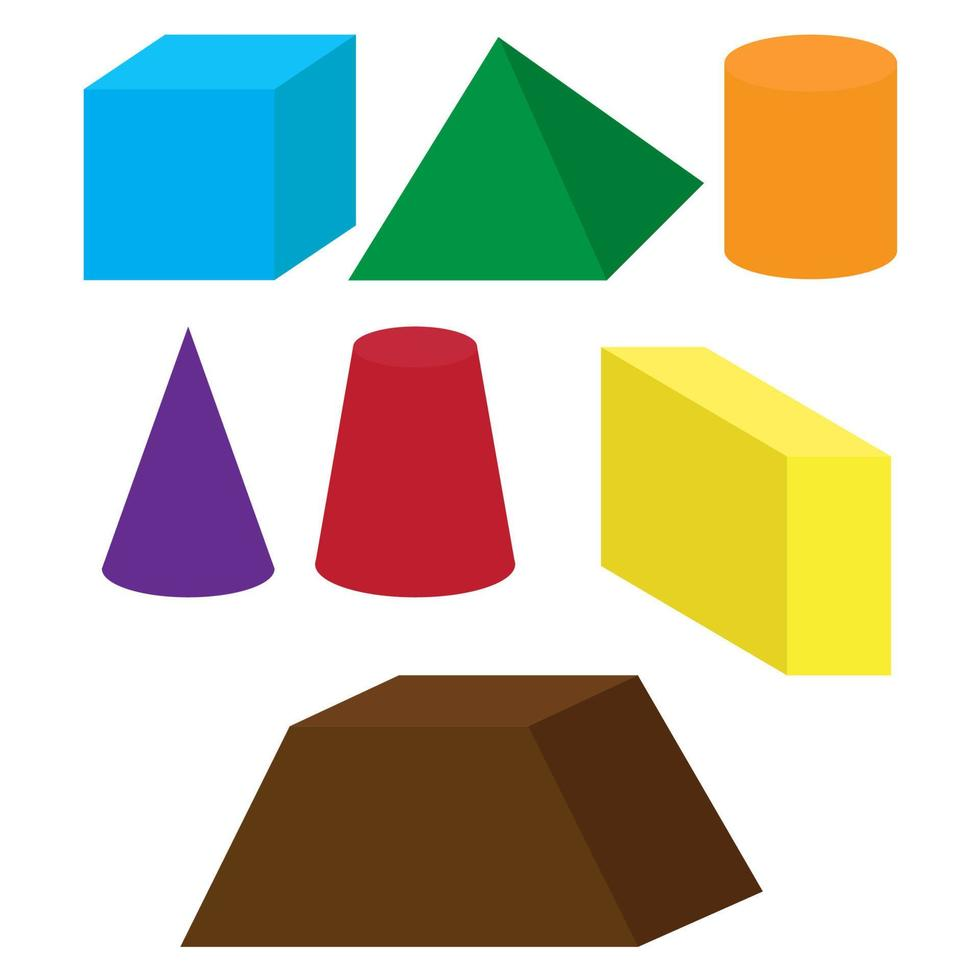
#> input picture imagenes/original/objetos5.jpg, 980 x 980 px, found by its file name
$ jupyter execute --allow-errors momentos.ipynb
#> lines starting #> are read from the running program, lines starting #| are printed output that depends on the picture; after the words box and inside, x2 and y2 are one past the last pixel; in counts of white or black regions, pixels touching at a corner belong together
[cell 1]
import cv2
import numpy as np
import matplotlib.pyplot as plt

ruta = r"D:\Franz Caballero\Procesamiento de imagenes\Actividades\Ejercicios python\unidad2\ultimoLAB\colores.jpg"
imagen = cv2.imread(ruta)
#> (the rest of this cell did not finish here and is left out)

Practica Individual

[cell 2]
import cv2
import numpy as np
import matplotlib.pyplot as plt

ruta = r"D:\Franz Caballero\Procesamiento de imagenes\Actividades\Ejercicios python\imagenes\original\objetos5.jpg"
imagen = cv2.imread(ruta)
#> imagen is the input picture: shape (980, 980, 3); mean B, G, R 176.3, 196.2, 196.8
gray = cv2.cvtColor(imagen, cv2.COLOR_BGR2GRAY)
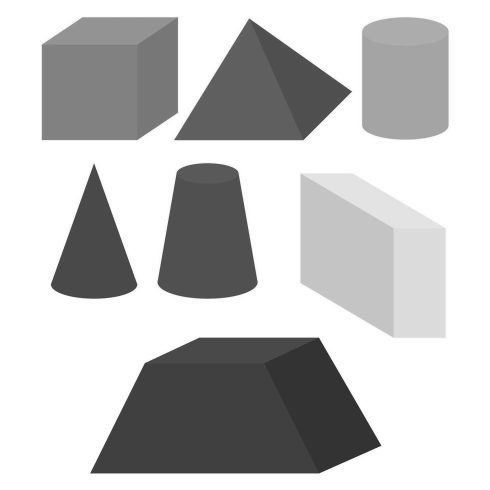
#> gray: shape (980, 980) (shown at 1/2 size); min 26, max 255, mean 194.1

ret, bin = cv2.threshold(gray, 200, 255, cv2.THRESH_BINARY_INV)
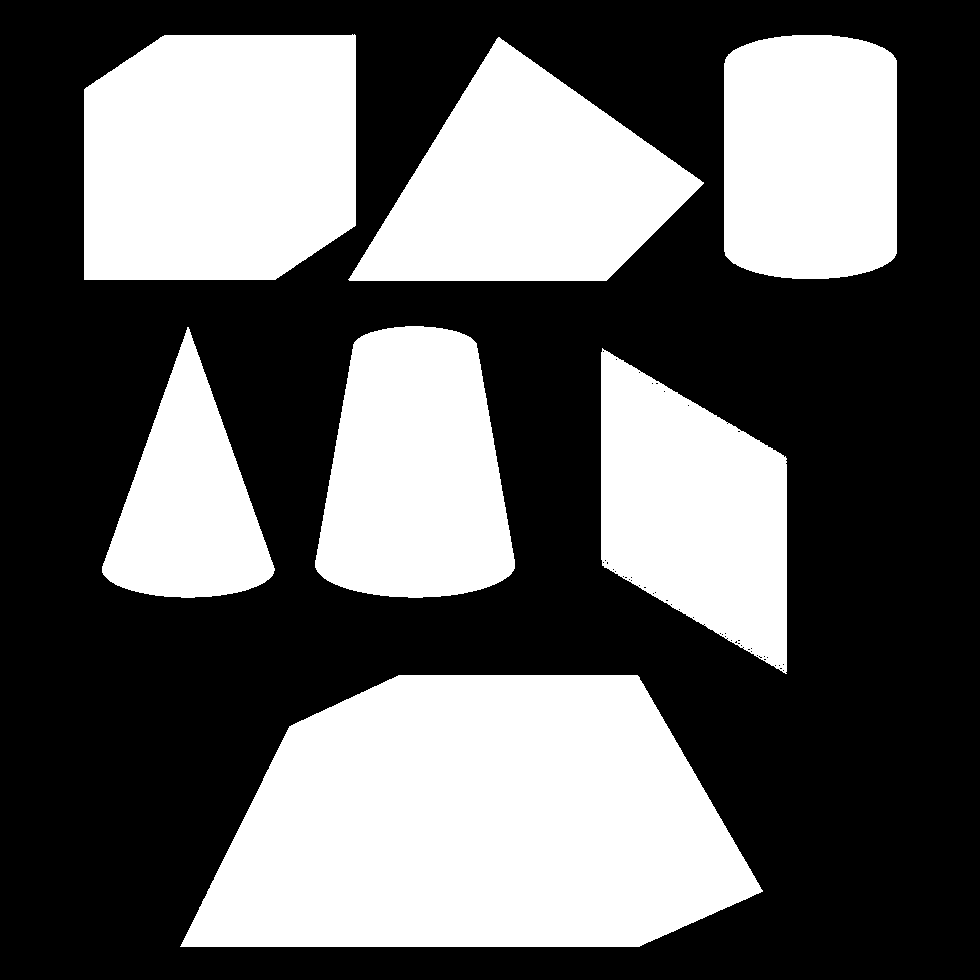
#> bin: shape (980, 980); 39.6% white; 7 white regions

contornos, jerarquia = cv2.findContours(bin, cv2.RETR_EXTERNAL, cv2.CHAIN_APPROX_SIMPLE)
#> contornos = 7 contours; box (x1, y1, x2, y2) and area: (180, 675, 763, 947) 120454, (84, 34, 356, 280) 61804, (348, 37, 704, 281) 48506, (315, 326, 515, 598) 42226, (601, 348, 787, 674) 40030, (724, 35, 897, 279) 39780, (102, 327, 275, 598) 24648; jerarquia = [[1, -1, -1, -1], [2, 0, -1, -1], [3, 1, -1, -1], [4, 2, -1, -1], [5, 3, -1, -1], [6, 4, -1, -1], [-1, 5, -1, -1]]

for i in range(len(contornos)):
    cnt = contornos[i]

    M = cv2.moments(cnt)
    hu = cv2.HuMoments(M)

    if M['m00'] != 0:
        cx = int(M["m10"] / M["m00"])
        cy = int(M["m01"] / M["m00"])
    else:
        cx, cy = 0, 0

    epsilon = 0.02 * cv2.arcLength(cnt, True)
    approx = cv2.approxPolyDP(cnt, epsilon, True)
    vertices = len(approx)

    if vertices == 3:
        forma = "Triangulo"
    elif vertices == 4:
        x, y, w, h = cv2.boundingRect(approx)
        aspect_ratio = float(w) / h
        if 0.95 <= aspect_ratio <= 1.05:
            forma = "Cuadrado"
        else:
            forma = "Rectangulo"
    elif vertices > 4:
        forma = "Circulo"
    else:
        forma = "Desconocido"

    cv2.drawContours(imagen, [approx], -1, (0, 255, 0), 2)
    cv2.circle(imagen, (cx, cy), 2, (0, 0, 255), -1)
    cv2.putText(imagen, forma, (cx + 10, cy),
                cv2.FONT_HERSHEY_SIMPLEX, 2, (255, 0, 0), 2)

    print(f"Figura {i+1}\nTipo: {forma},Vertices: {vertices},Centroide: ({cx}, {cy}),Hu: {[round(v[0],4) for v in hu]}")
#> this loop made 7 passes
#> (cx, cy, epsilon, approx, vertices, x, y, w) on passes 2, 3, 5: (693, 510, 18.03, [[602, 348], [602, 565], [786, 673], [785, 456]], 4, 602, 348, 185), (187, 502, 15.11, [[187, 327], [102, 572], [194, 597], [274, 568]], 4, 102, 327, 173), (525, 187, 19.32, [[703, 182], [498, 37], [348, 279], [606, 280]], 4, 348, 37, 356)
#> (printed output is left out)
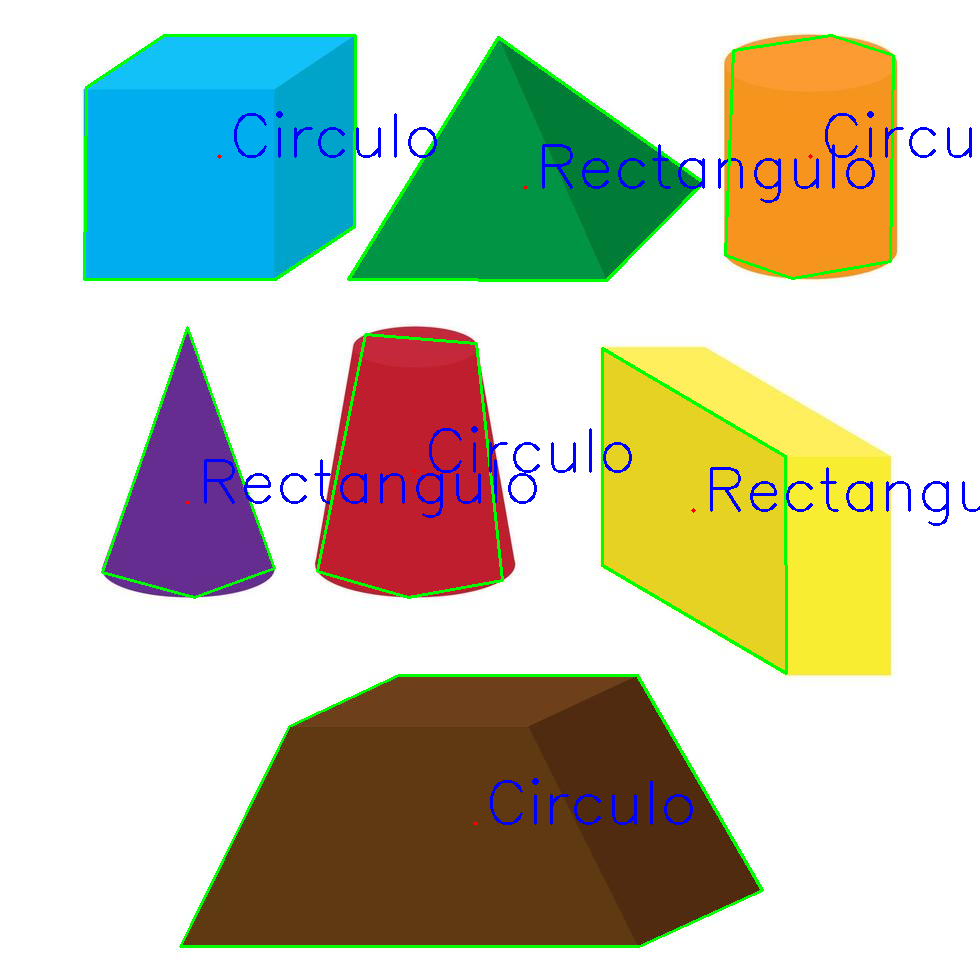
#> imagen: shape (980, 980, 3); 3.28% of pixels changed, all inside (x1, y1, x2, y2) = (83, 34, 980, 948)


imagen_rgb = cv2.cvtColor(imagen, cv2.COLOR_BGR2RGB)
plt.figure(figsize=(10, 6))
plt.imshow(imagen_rgb)
plt.axis('off')
plt.title("Clasificación de figuras")
plt.show()

$ run again, with imagenes/original/objetos3.jpg copied over imagenes/original/objetos5.jpg
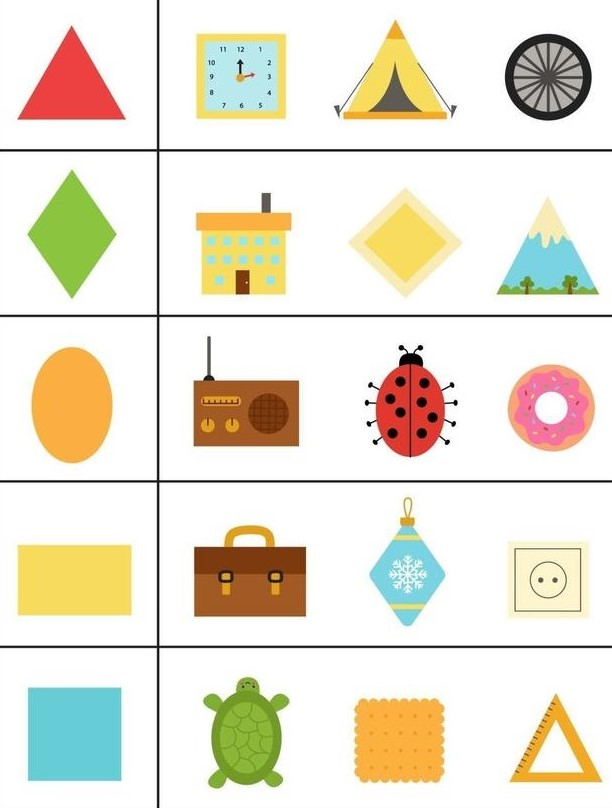
#> input picture imagenes/original/objetos3.jpg, 612 x 808 px, found by its file name
#> imagen is the input picture: shape (808, 612, 3); mean B, G, R 212.4, 228.4, 234.1
#> `ret, bin = cv2.threshold(gray, 200, 255, cv2.THRESH_BINARY_INV)`:
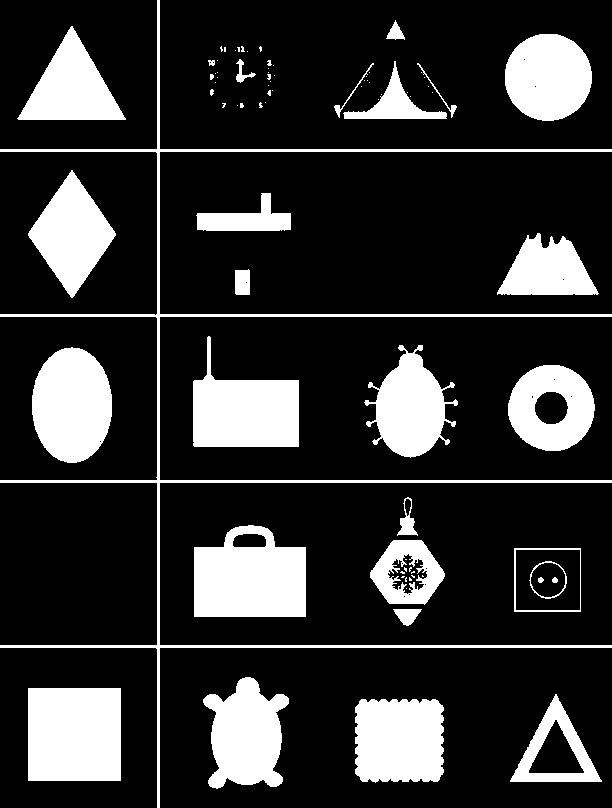
#> bin: shape (808, 612); 19.9% white; 83 white regions (51 under 20 px)
#> contornos = 69 contours, 43 with area under 20; largest, box (x1, y1, x2, y2) and area: (194, 525, 306, 617) 8596, (28, 688, 121, 781) 8464, (32, 347, 112, 463) 7148, (193, 336, 299, 447) 7090, (355, 699, 444, 783) 6846; jerarquia = 69 rows, first 6: [1, -1, -1, -1], [2, 0, -1, -1], [3, 1, -1, -1], [4, 2, -1, -1], [5, 3, -1, -1], [6, 4, -1, -1]
#> the loop `for i in range(len(contornos)):` made 69 passes
#> (hu, cx, cy, epsilon, approx, vertices, x, y) on passes 6, 52, 53: ([0.167, 6.02e-05, 0, 0, 0, 0, 0], 547, 579, 5.16, [[514, 548], [514, 611], [580, 611], [580, 548]], 4, 514, 548), ([5.24, 26.52, 81.95, 76.43, 6048.9, 393.4, -21.78], 442, 96, 3.13, [[417, 63], [451, 117], [456, 106], [449, 109]], 4, 417, 63), ([4.88, 22.98, 78.01, 73.45, 5559.9, 352, 15.31], 347, 97, 3.09, [[373, 63], [342, 107], [334, 106], [339, 117]], 4, 334, 63)
#> (printed output is left out)
#> after the loop `for i in range(len(contornos)):`:
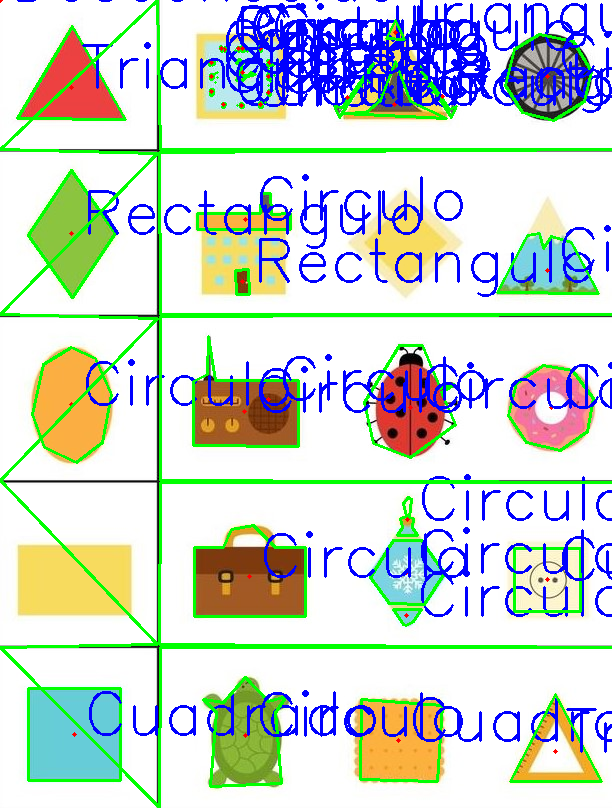
#> imagen: shape (808, 612, 3); 14.98% of pixels changed, all inside (x1, y1, x2, y2) = (0, 0, 612, 808)
